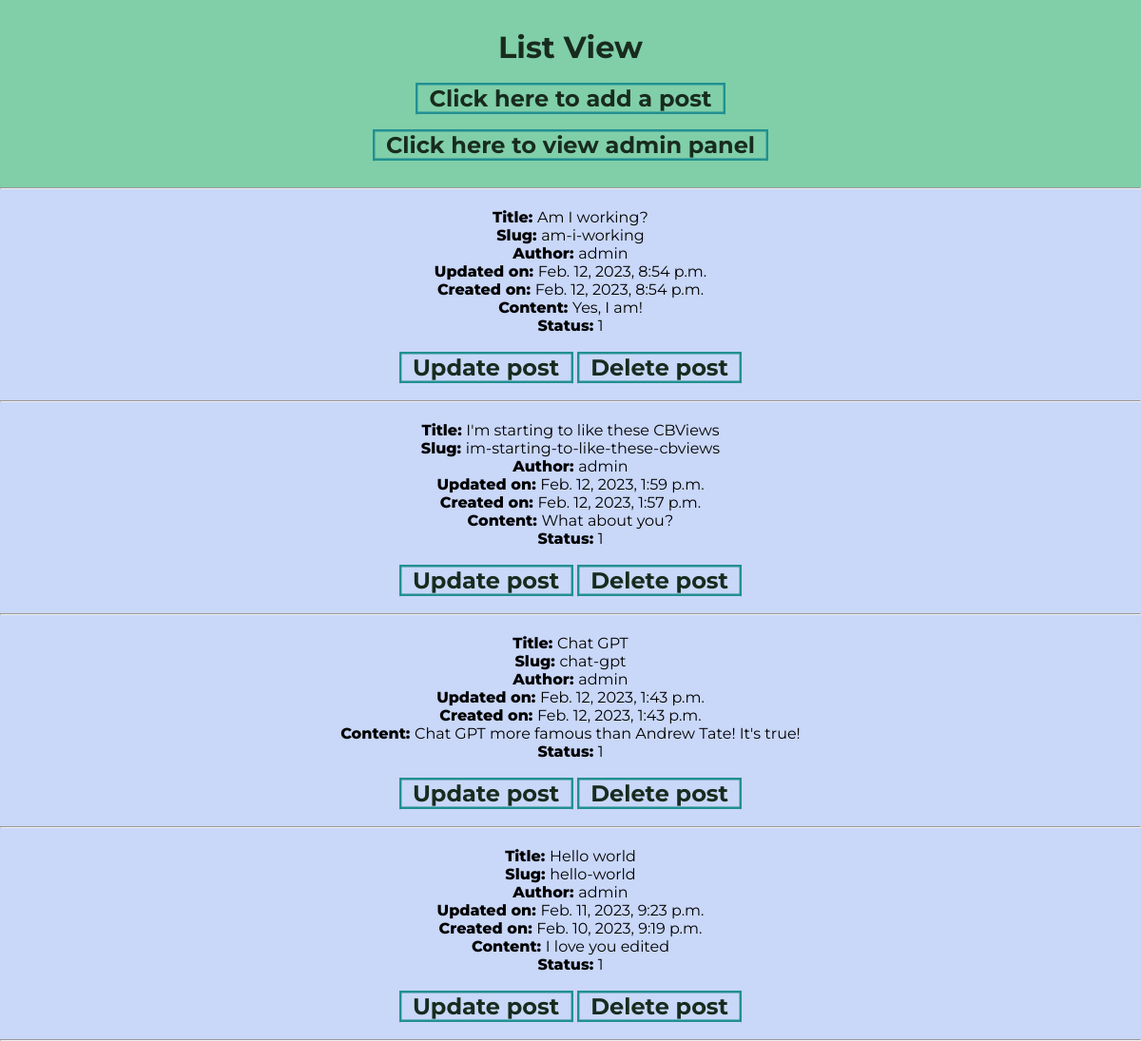
The page / on the database its author committed.
### cbviews/models.py (models this page shows, shortened)
class Post(models.Model):
    title = models.CharField(max_length=200, unique=True)
    slug = models.SlugField(max_length=200, unique=True)
    author = models.ForeignKey(User, on_delete= models.CASCADE,related_name='blog_posts')
    updated_on = models.DateTimeField(auto_now= True)
    content = models.TextField()
    created_on = models.DateTimeField(auto_now_add=True)
    status = models.IntegerField(choices=STATUS, default=0)
    class Meta:
        ordering = ['-created_on']

### cbviews/views.py (the view)
# urls.py: path('', PostList.as_view(), name='my_list_view'),
class PostList(generic.ListView):
    queryset = Post.objects.filter(status=1).order_by('-created_on')

### cbviews/templates/cbviews/post_list.html (shortened to what this page needs)
{% load static %}
<!DOCTYPE html>
<html lang="en">
<head>
    <link rel="stylesheet" href="{% static 'style.css' %}">
</head>
<body>
    <div id="header">
        <h1>List View</h1>
        <div id="create-post-link-container">
            <a id="create-post-link" href="{% url 'create_view' %}">Click here to add a post</a>
        </div>
        <div id="view-admin-link-container">
            <a id="view-admin-link" href="{% url 'admin:index' %}">Click here to view admin panel</a>
        </div>
    </div>
    <hr>
    {% for object in object_list %}
    <div id="post-container">
        <div id="post">
            <p><span>Title: </span>{{ object.title}}</p>
            <p><span>Slug: </span>{{ object.slug }}</p>
            <p><span>Author: </span>{{ object.author }}</p>
            <p><span>Updated on: </span>{{ object.updated_on }}</p>
            <p><span>Created on: </span>{{ object.created_on }}</p>
            <p><span>Content: </span>{{ object.content }}</p>
            <p><span>Status: </span>{{ object.status }}</p>
            <div id="crud-buttons-container">
                <a href="{% url 'my_update_view' object.id %}">Update post</a>
                <a href="{% url 'delete_view' object.id %}">Delete post</a>
            </div>
        </div>
    </div>
    <hr>
    {% endfor %}
</body>
</html>

### static/style.css (style rules this page uses)
* { margin: 0; padding: 0; box-sizing: border-box; font-family: "Montserrat", sans-serif; }
body { background-color: #C9D7F8; }
#header { background-color: #80CFA9; text-align: center; padding: 30px 0; color: rgb(24, 43, 30); }
#header h1 { margin: auto; }
#post { padding: 20px 0; text-align: center; }
#post span { font-weight: 800; }
#create-post-link-container, #crud-buttons-container, #view-admin-link-container { margin-top: 20px; }
a, .input-btn { --c: #229091; box-shadow: 0 0 0 .1em inset var(--c); --_g: linear-gradient(var(--c) 0 0) no-repeat; background: var(--_g) calc(var(--_p, 0%) - 100%) 0%, var(--_g) calc(200% - var(--_p, 0%)) 0%, var(--_g) calc(var(--_p, 0%) - 100%) 100%, var(--_g) calc(200% - var(--_p, 0%)) 100%; background-size: 50.5% calc(var(--_p, 0%)/2 + .5%); outline-offset: .1em; transition: background-size .4s, background-position 0s .4s; }
a, .input-btn { font-family: 'Montserrat', sans-serif; font-size: 1.5rem; cursor: pointer; padding: .1em .6em; font-weight: bold; border: none; text-decoration: none; color: rgb(24, 43, 30); }

### rows shown on the page
Post: title "Am I working?", slug "am-i-working", author "admin", updated_on "Feb. 12, 2023, 8:54 p.m.", created_on "Feb. 12, 2023, 8:54 p.m.", content "Yes, I am!", status "1"
Post: title "I'm starting to like these CBViews", slug "im-starting-to-like-these-cbviews", author "admin", updated_on "Feb. 12, 2023, 1:59 p.m.", created_on "Feb. 12, 2023, 1:57 p.m.", content "What about you?", status "1"
Post: title "Chat GPT", slug "chat-gpt", author "admin", updated_on "Feb. 12, 2023, 1:43 p.m.", created_on "Feb. 12, 2023, 1:43 p.m.", content "Chat GPT more famous than Andrew Tate! It's true!", status "1"
Post: title "Hello world", slug "hello-world", author "admin", updated_on "Feb. 11, 2023, 9:23 p.m.", created_on "Feb. 10, 2023, 9:19 p.m.", content "I love you edited", status "1"
